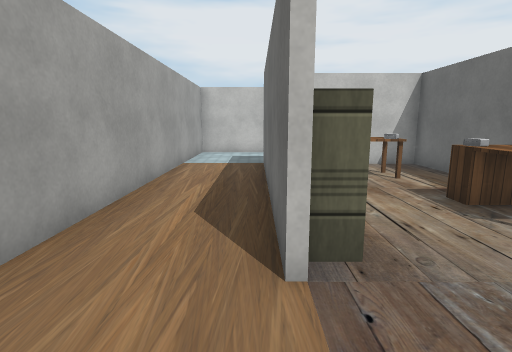
[1] (above)

17 first-person views from a walk through a Unity game level. The camera is 1.4 m above the floor, tilts 10° down and sees 80° across. The floor is counted in squares, 1 m on a side. Each view is taken from the middle of a square. On the plan, view 1 faces up. The plan holds only what a view shows up to about 14 squares ahead; the rest is blank. The player is left out. Some surface patterns are stand-ins.

[2]
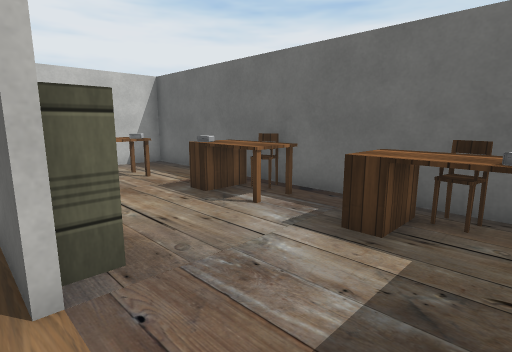

[3]
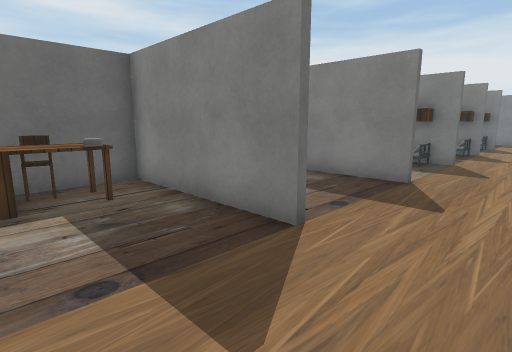

[4]
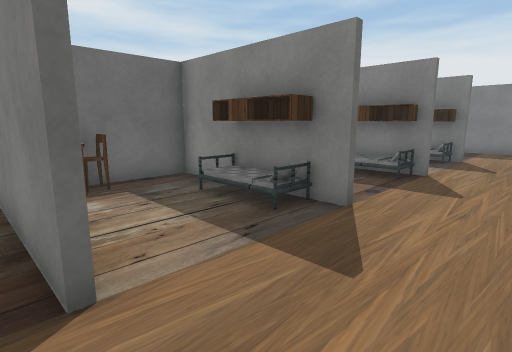

[5]
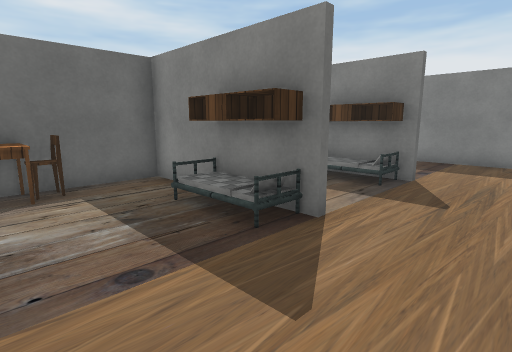

[6]
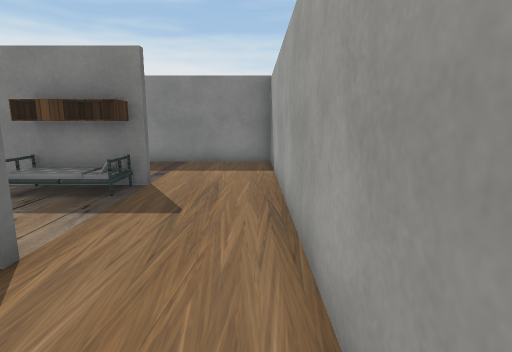

[7]
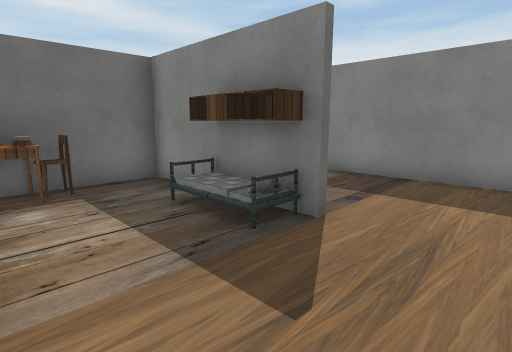

[8]
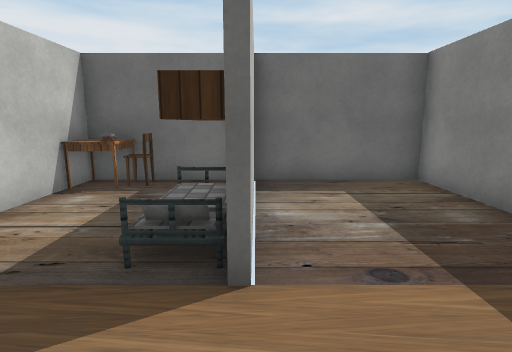

[9]
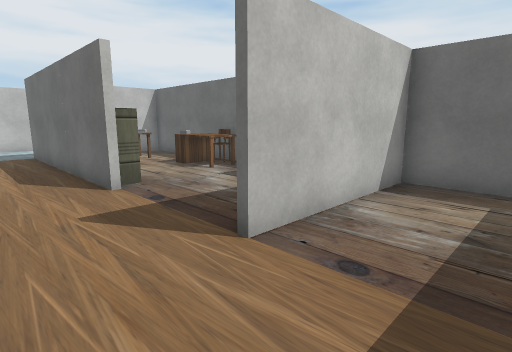

[10]
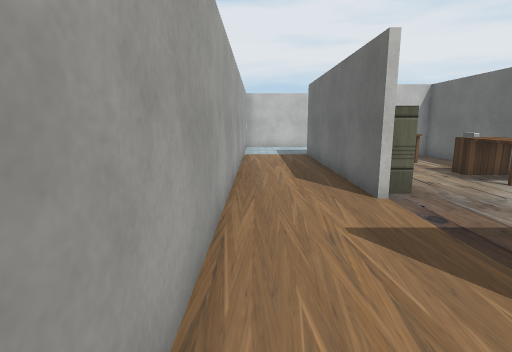

[11]
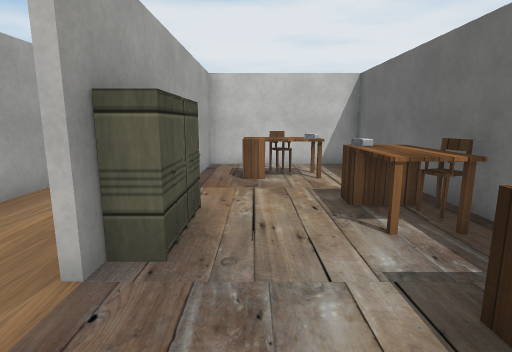

[12]
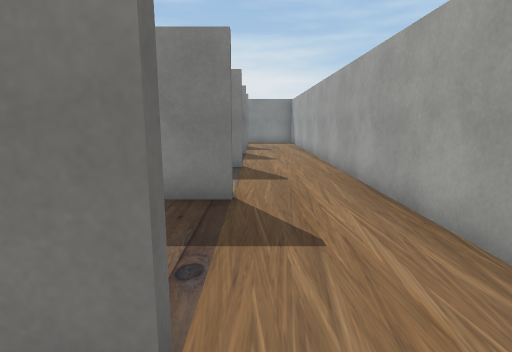

[13]
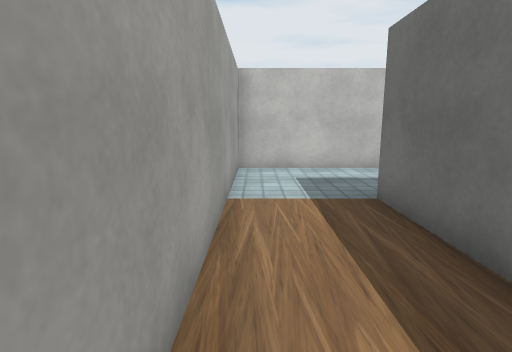

[14]
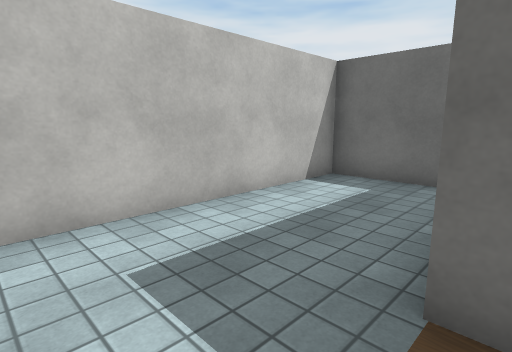

[15]
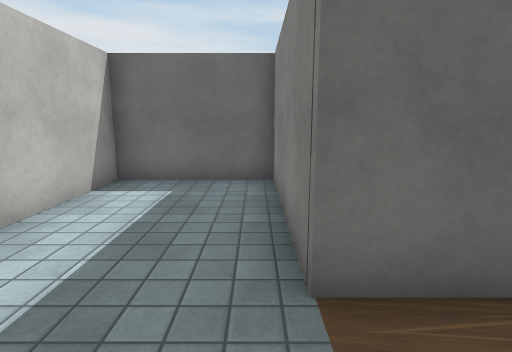

[16]
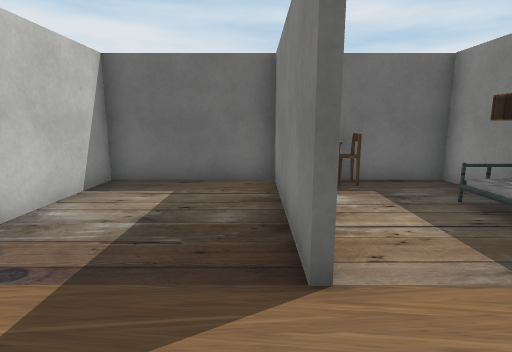

[17]
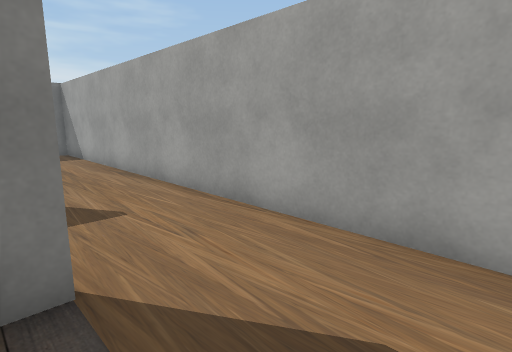

### Floor plan
Ten units are one square. View 1 is at (0, 0); x grows to the right and y downward. Boxes are objects, and circles mark ways between rooms. Rooms are numbered by the first view taken in them; rooms with no view inside come last. Other rooms are left out.
<svg viewBox="-30 -149 90 374">
<path fill="none" stroke="#000" d="M4 55 34 55M4 96 35 96M54 55 54 14 4 14M54 96 54 70M4 12 54 12 54 -104 5 -104 5 -82M4 138 55 138M55 140 26 140M-25 -14 -25 220 54 220 54 105M5 -30 5 -25M4 178 55 178M30 180 6 180M3 -25 3 -106 54 -106 54 -144 -25 -144 -25 -14"/>
<rect x="5" y="165" width="10" height="10" fill="#bbb"><title>other object</title></rect>
<rect x="5" y="125" width="10" height="10" fill="#bbb"><title>other object</title></rect>
<rect x="5" y="85" width="10" height="10" fill="#bbb"><title>other object</title></rect>
<rect x="5" y="-35" width="10" height="10" fill="#bbb"><title>other object</title></rect>
<rect x="5" y="-45" width="10" height="10" fill="#bbb"><title>other object</title></rect>
<rect x="5" y="-55" width="10" height="10" fill="#bbb"><title>other object</title></rect>
<rect x="15" y="165" width="10" height="10" fill="#bbb"><title>other object</title></rect>
<rect x="15" y="125" width="10" height="10" fill="#bbb"><title>other object</title></rect>
<rect x="15" y="85" width="10" height="10" fill="#bbb"><title>other object</title></rect>
<rect x="15" y="-95" width="10" height="20" fill="#bbb"><title>other object</title></rect>
<rect x="25" y="165" width="10" height="10" fill="#bbb"><title>other object</title></rect>
<rect x="25" y="125" width="10" height="10" fill="#bbb"><title>other object</title></rect>
<rect x="25" y="85" width="10" height="10" fill="#bbb"><title>other object</title></rect>
<rect x="25" y="-85" width="10" height="10" fill="#bbb"><title>other object</title></rect>
<rect x="25" y="-95" width="10" height="10" fill="#bbb"><title>other object</title></rect>
<rect x="35" y="145" width="20" height="10" fill="#bbb"><title>other object</title></rect>
<rect x="35" y="95" width="20" height="20" fill="#bbb"><title>other object</title></rect>
<rect x="35" y="55" width="20" height="20" fill="#bbb"><title>other object</title></rect>
<rect x="35" y="-5" width="10" height="10" fill="#bbb"><title>other object</title></rect>
<rect x="35" y="-25" width="20" height="30" fill="#bbb"><title>other object</title></rect>
<rect x="35" y="-45" width="20" height="10" fill="#bbb"><title>other object</title></rect>
<rect x="35" y="-55" width="10" height="10" fill="#bbb"><title>other object</title></rect>
<rect x="35" y="-65" width="10" height="10" fill="#bbb"><title>other object</title></rect>
<rect x="35" y="-85" width="10" height="10" fill="#bbb"><title>other object</title></rect>
<rect x="45" y="-15" width="10" height="10" fill="#bbb"><title>other object</title></rect>
<rect x="45" y="-55" width="10" height="10" fill="#bbb"><title>other object</title></rect>
<circle cx="-15" cy="-25" r="3" fill="#2a7"/>
<text x="20" y="70">1</text>
<text x="0" y="-110">2</text>
</svg>
Room 1 opens to room 2.

Where each view was taken, in squares from view 1:
view 1: 0 up, 0 right, facing up
view 2: 0 up, 0 right, facing up-right
view 3: 2 up, 2 left, facing down-right
view 4: 5 down, 2 left, facing down-right
view 5: 10 down, 2 left, facing down-right
view 6: 11 down, 2 left, facing down
view 7: 14 down, 2 left, facing down-right
view 8: 18 down, 2 left, facing right
view 9: 4 down, 2 left, facing up-right
view 10: 3 down, 2 left, facing up
view 11: 0 up, 2 right, facing up
view 12: 0 up, 0 right, facing down
view 13: 5 up, 2 left, facing up
view 14: 10 up, 2 left, facing up-right
view 15: 11 up, 2 left, facing right
view 16: 5 down, 2 left, facing right
view 17: 7 down, 1 right, facing down-left
